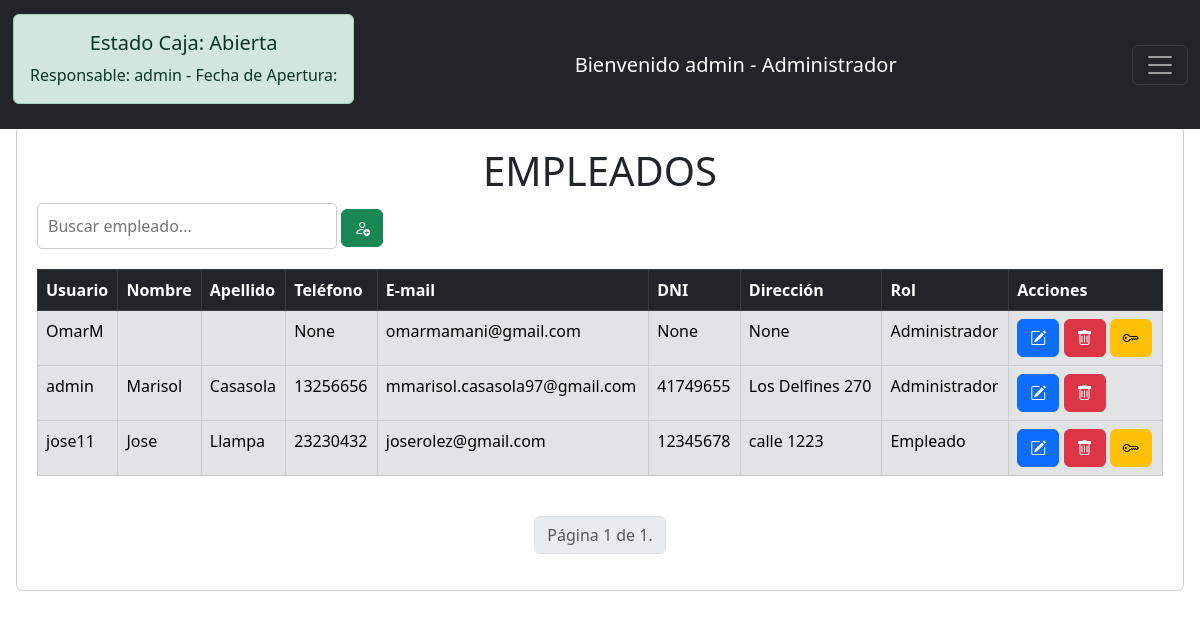
Page /panel_empleado/ (signed in) on the committed database.
### Empleados/models.py (models this page shows, shortened)
class Empleado(AbstractUser):
    dni=models.IntegerField(null=True, blank=True, verbose_name="DNI")
    dirección=models.CharField(null=True, blank=True, max_length=150)
    telefono=models.IntegerField(null=True, blank=True)

### Empleados/views.py (the view)
# urls.py: path('panel_empleado/', views.panel_empleado, name='panel_empleado'),
@login_required
@user_passes_test(is_admin)
def panel_empleado(request):
    listado= Empleado.objects.all().order_by('last_name')
    paginator = Paginator(listado, 10)
    page_number = request.GET.get('page')
    page_obj = paginator.get_page(page_number)
    formulario_empleado = crear_empleado()
    return render(request, 'empleado.html', {'page_obj': page_obj, 'formulario_empleado': formulario_empleado})

### Empleados/forms.py (shortened to what this page needs)
class crear_empleado(forms.ModelForm):
    password = forms.CharField(label="Contraseña", widget=forms.PasswordInput, required=True)
    password_confirm = forms.CharField(label="Confirmar Contraseña", widget=forms.PasswordInput, required=True)
    class Meta:
        model = Empleado
        fields = ['username', 'first_name', 'last_name', 'email', 'dni', 'dirección', 'telefono', 'password', 'password_confirm']

### Empleados/views.py (called while the page is built)
def is_admin(user):
    return user.groups.filter(name='Administrador').exists()

### templates/empleado.html (shortened to what this page needs)
{% extends 'menu.html' %}
{% load static %}
{% block extra_css %}
    <link rel="stylesheet" href="{% static 'css/empleados.css' %}">
    <link rel="stylesheet" href="https://cdn.jsdelivr.net/npm/bootstrap-icons@1.5.0/font/bootstrap-icons.css">
    <link href="https://cdn.jsdelivr.net/npm/bootstrap@5.3.0-alpha1/dist/css/bootstrap.min.css" rel="stylesheet">
{% endblock %}
{% block content %}
<body>
    <div class="card">
        <h1>EMPLEADOS</h1>
        <div class="fil">
            <input type="text" id="busqueda" placeholder="Buscar empleado..." onkeyup="filtrarEmpleados()">
            <button href="#" onclick="modal_agregar('{% url 'agregar_empleado' %}')" class="btn btn-success">
                <i class="bi bi-person-add" title="Agregar"></i>
            </button>
        </div>
        <div class="tabla-responsive" id="resultadoBusqueda">
            <table id="tablaEmpleados" class="table table-secondary table-hover table-bordered">
                <thead class="table-dark">
                    <tr>
                        <th>Usuario</th>
                        <th>Nombre</th>
                        <th>Apellido</th>
                        <th>Teléfono</th>
                        <th>E-mail</th>
                        <th>DNI</th>
                        <th>Dirección</th>
                        <th>Rol</th>
                        <th>Acciones</th>
                    </tr>
                </thead>
                <tbody>
                    {% for empleado in page_obj %}
                        <tr>
                            <td>{{ empleado.username }}</td>
                            <td>{{ empleado.first_name }}</td>
                            <td>{{ empleado.last_name }}</td>
                            <td>{{ empleado.telefono }}</td>
                            <td>{{ empleado.email }}</td>
                            <td>{{ empleado.dni }}</td>
                            <td>{{ empleado.dirección }}</td>
                            <td>
                                {% if empleado.groups.all %}
                                    {{ empleado.groups.all|join:", " }}
                                {% else %}
                                    Sin grupo
                                {% endif %}
                            </td>
                            <td>
                                <button href="#" onclick="modal_editar('{% url 'editar_empleado' empleado.id %}')" class="btn btn-primary" title="editar">
                                    <i class="bi bi-pencil-square" title="Editar"></i>
                                </button>
                                <form action="{% url 'eliminar_empleado' empleado.id %}" method="POST" class="d-inline">
                                    <button type="submit" class="btn btn-danger" title="Borrar">
                                        <i class="bi bi-trash"></i>
                                    </button>
                                </form>
                                {%if empleado.id != request.user.id%}
                                    <button href="#" title="Modificar contraseña" onclick="modal_clave('{% url 'cambiar_clave' empleado.id %}')" class="btn btn-warning">
                                        <i class="bi bi-key" title="Modificar contraseña"></i>
                                    </button>
                                {% endif %}
                            </td>
                        </tr>
                    {% empty %}
                        <tr>
                            <td colspan="8" class="text-center">No se encontraron empleados.</td>
                        </tr>
                    {% endfor %}
                </tbody>
            </table>
        </div>
        <div class="d-flex justify-content-center mt-4">
            <nav aria-label="Page navigation">
                <ul class="pagination">
                    <li class="page-item disabled">
                        <span class="page-link">Página {{ page_obj.number }} de {{ page_obj.paginator.num_pages }}.</span>
                    </li>
                </ul>
            </nav>
        </div>
    </div>
</body>
{% endblock %}

### templates/menu.html (shortened to what this page needs)
{% load static %}
<!DOCTYPE html>
<html lang="es">
<head>
    <link href="https://cdn.jsdelivr.net/npm/bootstrap@5.3.0-alpha3/dist/css/bootstrap.min.css" rel="stylesheet"
>
    <link rel="stylesheet" href="https://cdn.jsdelivr.net/npm/bootstrap-icons@1.11.3/font/bootstrap-icons.min.css">
    <link href="https://cdn.lineicons.com/4.0/lineicons.css" rel="stylesheet">
    <link rel="stylesheet" href="{% static 'css/menu.css' %}">
    {% block extra_css %}{% endblock %}
</head>
<body>
    <div class="wrapper">
        <nav class="navbar navbar-dark bg-dark fixed-top">
            <div class="container-fluid d-flex justify-content-between">
                <div class="estado-caja">
                    {% if request.session.caja_abierta %}
                        <div class="alert alert-success" role="alert">
                            <h5 class="alert-heading">Estado Caja: Abierta</h5>
                            <span>Responsable: {{ request.session.empleado }} - Fecha de Apertura: {{ request.session.fecha_apertura }}</span>
                        </div>
                    {% else %}
                        <div class="alert alert-danger" role="alert">
                            <h5 class="alert-heading">Estado Caja: Cerrada</h5>
                        </div>
                    {% endif %}
                </div>
                <a class="navbar-brand" href="{% url 'panel_perfil' %}">
                    Bienvenido {{ request.user.username }} -
                    {% for group in request.user.groups.all %}
                        {{ group.name }}{% if not forloop.last %}, {% endif %}
                    {% endfor %}
                </a>
                <button class="navbar-toggler" type="button" data-bs-toggle="offcanvas" data-bs-target="#offcanvasDarkNavbar" aria-controls="offcanvasDarkNavbar" aria-label="Toggle navigation">
                    <span class="navbar-toggler-icon"></span>
                </button>
            </div>
        </nav>
        <div class="main p-3">
            {% block content %}{% endblock %}
        </div>
    </div>
</body>
</html>

### static/css/menu.css (style rules this page uses)
.main { margin-top: 80px; }
nav { background-color: rgba(255, 255, 255, 0.9); }
.estado-caja { padding: 1px; margin-top: 5px; text-align: center; }
body { font-family: 'Calibri', sans-serif; }

### static/css/empleados.css (style rules this page uses)
h1 { text-align: center; font-size: 50px; }
.card { width: 100%; padding: 20px; margin-top: 30px; box-sizing: border-box; }
#busqueda { padding: 10px; font-size: 16px; border-radius: 5px; border: 1px solid #ccc; width: 300px; }
#tablaEmpleados { margin-top: 20px; }

### rows in the picture
Empleado: session.empleado "admin", user.username "admin", username "admin", first_name "Marisol", last_name "Casasola", telefono "13256656", email "mmarisol.casasola97@gmail.com", dni "41749655", dirección "Los Delfines 270", groups.all "Administrador"
Empleado: username "OmarM", telefono "None", email "omarmamani@gmail.com", dni "None", dirección "None", groups.all "Administrador"
Empleado: username "jose11", first_name "Jose", last_name "Llampa", telefono "23230432", email "joserolez@gmail.com", dni "12345678", dirección "calle 1223", groups.all "Empleado"

### other values in the picture
{{ group.name }} "Administrador"
{{ page_obj.number }} "1"
{{ page_obj.paginator.num_pages }} "1"
